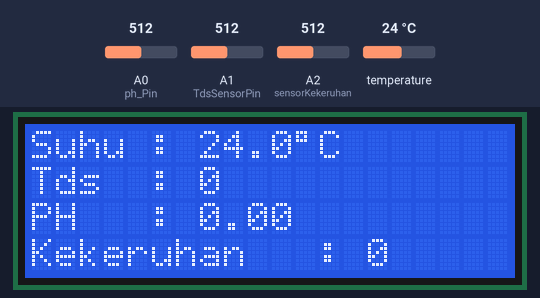
Recording of a sketch running on a simulated Arduino Uno, built with avr-gcc and run on an emulated ATmega328P. Shown: 20×4 character LCD. The test bench sets the inputs (shaded band); at power-on: A0 (ph_Pin) = 512, A2 (sensorKekeruhan) = 512, temperature 24 °C, A1 (TdsSensorPin) = 512. What the sketch prints to the serial monitor is not drawn.

Above: at 3.3 s.
3.4 s: A0 (ph_Pin) set to 716
At 5.8 s:
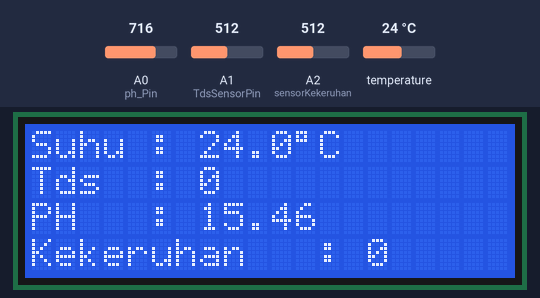
8.3 s: A2 (sensorKekeruhan) set to 30
At 9.3 s:
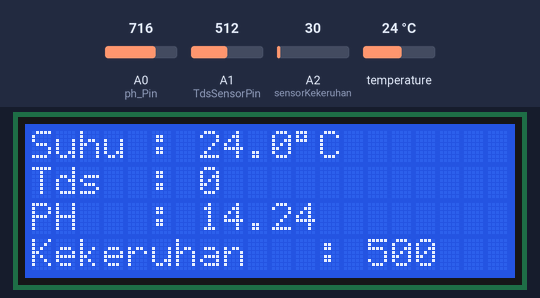
12.1 s: temperature set to 12 °C
At 13.0 s:
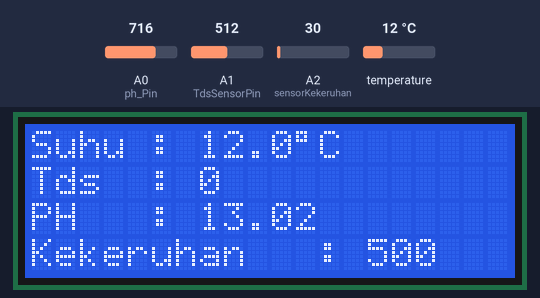
15.9 s: A0 (ph_Pin) set to 810
At 16.7 s:
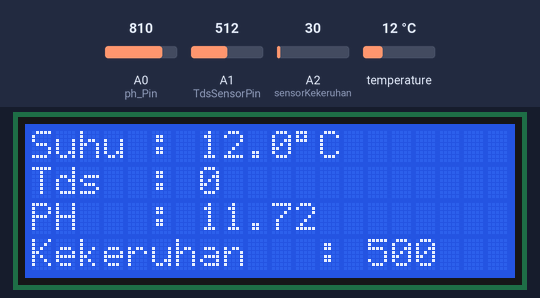
19.7 s: A2 (sensorKekeruhan) set to 306
At 21.5 s:
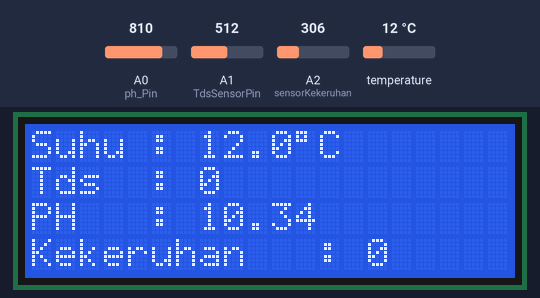
23.5 s: temperature set to 19 °C
At 24.8 s:
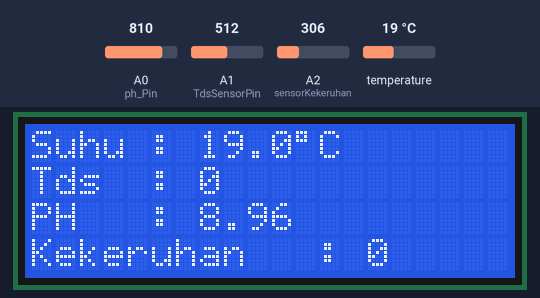
Timing chart, 0 to 26.5 s (numbered marks = the images above; inputs shaded):
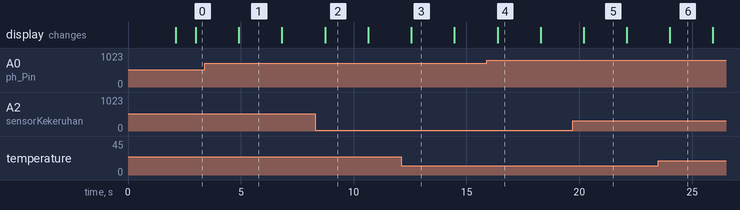

The sketch:

ngulikturbidity.ino
```cpp
#include <OneWire.h>
#include <DallasTemperature.h>
#include <Wire.h>
#include <LiquidCrystal_I2C.h>

// Sensor suhu masuk ke slot pin digital 4
#define ONE_WIRE_BUS 4

#define TdsSensorPin A1
#define VREF 5.0  // analog reference voltage(Volt) of the ADC
#define SCOUNT 30 // sum of sample points

// Setup a oneWire instance to communicate with any OneWire devices
OneWire oneWire(ONE_WIRE_BUS);

// Pass our oneWire reference to Dallas Temperature sensor
DallasTemperature sensors(&oneWire);

LiquidCrystal_I2C lcd(0x27, 20, 4);

int analogBuffer[SCOUNT]; // store the analog value in the array, read from ADC
int analogBufferTemp[SCOUNT];
int analogBufferIndex = 0, copyIndex = 0;
float averageVoltage = 0, temperature = 25;
int tdsValue = 0;

// pH
#define ph_Pin A0
#define Offset 0.00 // deviation compensate
#define samplingInterval 20
#define ArrayLenth 40 // times of collection
int pHArray[ArrayLenth]; // Store the average value of the sensor feedback
int pHArrayIndex = 0;

float PHEmpat = 1.73;
float PHTujuh = 1.93;
float voltage, pHValue, ph;

float volt;
int ntu;
float voltageKekeruhan;
float suhu;
int tds;
int kekeruhanVal;
int kekeruhan;

void setup() {
  Serial.begin(9600);
  sensors.begin();
  pinMode(TdsSensorPin, INPUT);
  pinMode(ph_Pin, INPUT);
  lcd.begin();
  lcd.backlight();
  lcd.setCursor(0, 1);
  lcd.print("      Welcome to     ");
  lcd.setCursor(0, 2);
  lcd.print("         WQMS  ");
  delay(2000);
  lcd.clear();
}

void loop() {
  kirim();
  String minta = "";
  while (Serial.available() > 0) {
    minta += char(Serial.read());
  }
  minta.trim();
  if (minta == "Ya") {
    String data = String(suhu) + "#" + String(tds) + "#" + String(ph) + "#" + String(kekeruhan);
    Serial.println(data);
  }
  minta = "";

  displayData();
  delay(1000);
}

void kirim() {
  sensorSuhu();
  sensorTds();
  sensorPh();
  sensorKekeruhan();
}

void displayData() {
  lcd.setCursor(0, 0);
  lcd.print("                    "); // Clear the line by printing spaces
  lcd.setCursor(0, 0);
  lcd.print("Suhu : ");
  lcd.print(suhu, 1); // Display temperature with 1 decimal place
  lcd.print(char(223));
  lcd.print("C");

  lcd.setCursor(0, 1);
  lcd.print("                    "); // Clear the line by printing spaces
  lcd.setCursor(0, 1);
  lcd.print("Tds  : ");
  lcd.print(tds); // No decimal places for TDS

  lcd.setCursor(0, 2);
  lcd.print("                    "); // Clear the line by printing spaces
  lcd.setCursor(0, 2);
  lcd.print("PH   : ");
  lcd.print(ph, 2); // Display pH with 2 decimal places

  lcd.setCursor(0, 3);
  lcd.print("                    "); // Clear the line by printing spaces
  lcd.setCursor(0, 3);
  lcd.print("Kekeruhan   : ");
  lcd.print(kekeruhan); // No decimal places for turbidity
}


void sensorSuhu() {
  sensors.requestTemperatures();
  suhu = sensors.getTempCByIndex(0);
}

void sensorTds() {
   static unsigned long analogSampleTimepoint = millis();
   if (millis() - analogSampleTimepoint > 40U) { // every 40 milliseconds, read the analog value from the ADC
     analogSampleTimepoint = millis();
     analogBuffer[analogBufferIndex] = analogRead(TdsSensorPin); // read the analog value and store into the buffer
     analogBufferIndex++;
     if (analogBufferIndex == SCOUNT)
         analogBufferIndex = 0;
   }
   static unsigned long printTimepoint = millis();
   if (millis() - printTimepoint > 800U) {
      printTimepoint = millis();
      for (copyIndex = 0; copyIndex < SCOUNT; copyIndex++)
        analogBufferTemp[copyIndex] = analogBuffer[copyIndex];
      averageVoltage = getMedianNum(analogBufferTemp, SCOUNT) * (float)VREF / 1024.0; // read the analog value more stable by the median filtering algorithm, and convert to voltage value
      float compensationCoefficient = 1.0 + 0.02 * (temperature - 25.0); // temperature compensation formula: fFinalResult(25^C) = fFinalResult(current)/(1.0+0.02*(fTP-25.0));
      float compensationVoltage = averageVoltage / compensationCoefficient; // temperature compensation
      tdsValue = (133.42 * compensationVoltage * compensationVoltage * compensationVoltage
                 - 255.86 * compensationVoltage * compensationVoltage
                 + 857.39 * compensationVoltage) * 0.5; // convert voltage value to tds value
      tds = tdsValue;
   }
}

int getMedianNum(int bArray[], int iFilterLen) {
  int bTab[iFilterLen];
  for (int i = 0; i < iFilterLen; i++)
    bTab[i] = bArray[i];
  int i, j, bTemp;
  for (j = 0; i < iFilterLen - 1; j++) {
    for (i = 0; i < iFilterLen - j - 1; i++) {
      if (bTab[i] > bTab[i + 1]) {
        bTemp = bTab[i];
        bTab[i] = bTab[i + 1];
        bTab[i + 1] = bTemp;
      }
    }
  }
  if ((iFilterLen & 1) > 0)
    bTemp = bTab[(iFilterLen - 1) / 2];
  else
    bTemp = (bTab[iFilterLen / 2] + bTab[iFilterLen / 2 - 1]) / 2;
  return bTemp;
}

void sensorPh() {
  static unsigned long samplingTime = millis();
  if (millis() - samplingTime > samplingInterval) {
    samplingTime = millis();
    pHArray[pHArrayIndex++] = analogRead(ph_Pin);
    if (pHArrayIndex == ArrayLenth) pHArrayIndex = 0;

    voltage = avergearray(pHArray, ArrayLenth) * VREF / 1024.0;
    // Calibration formula for pH sensor
    pHValue = 7 + ((voltage - 1.3) * (7 - 4) / (1.3 - 1.73));
    ph = pHValue;

    Serial.print("pH Voltage: ");
    Serial.println(voltage, 3);
    Serial.print("pH Value: ");
    Serial.println(pHValue, 2);
  }
}


double avergearray(int* arr, int number) {
  long sum = 0;
  for (int i = 0; i < number; i++) {
    sum += arr[i];
  }
  return (double)sum / number;
}

void sensorKekeruhan() {
  int sensorValue = analogRead(A2); // read the input on analog pin A2
  float voltage = sensorValue * (5.0 / 1024.0); // convert the analog reading (which goes from 0 - 1023) to a voltage (0 - 5V)
  // Calibration formula for turbidity sensor
  if (voltage >= 1.3) {
    kekeruhan = 0;
  } else if (voltage >= 1.2) {
    kekeruhan = 30 * (1.3 - voltage) / (1.3 - 1.2);
  } else if (voltage >= 0.7) {
    kekeruhan = 30 + (400 - 30) * (1.2 - voltage) / (1.2 - 0.7);
  } else if (voltage >= 0.5) {
    kekeruhan = 400 + (500 - 400) * (0.7 - voltage) / (0.7 - 0.5);
  } else {
    kekeruhan = 500;
  }

  if (kekeruhan < 0) {
    kekeruhan = 0;
  }

  Serial.print("Kekeruhan Voltage: ");
  Serial.println(voltage, 3);
  Serial.print("Kekeruhan Value: ");
  Serial.println(kekeruhan);
}
```

Measured:
- what the display in image 1 shows lasts 1.9 s, from 4.9 s to 6.8 s
